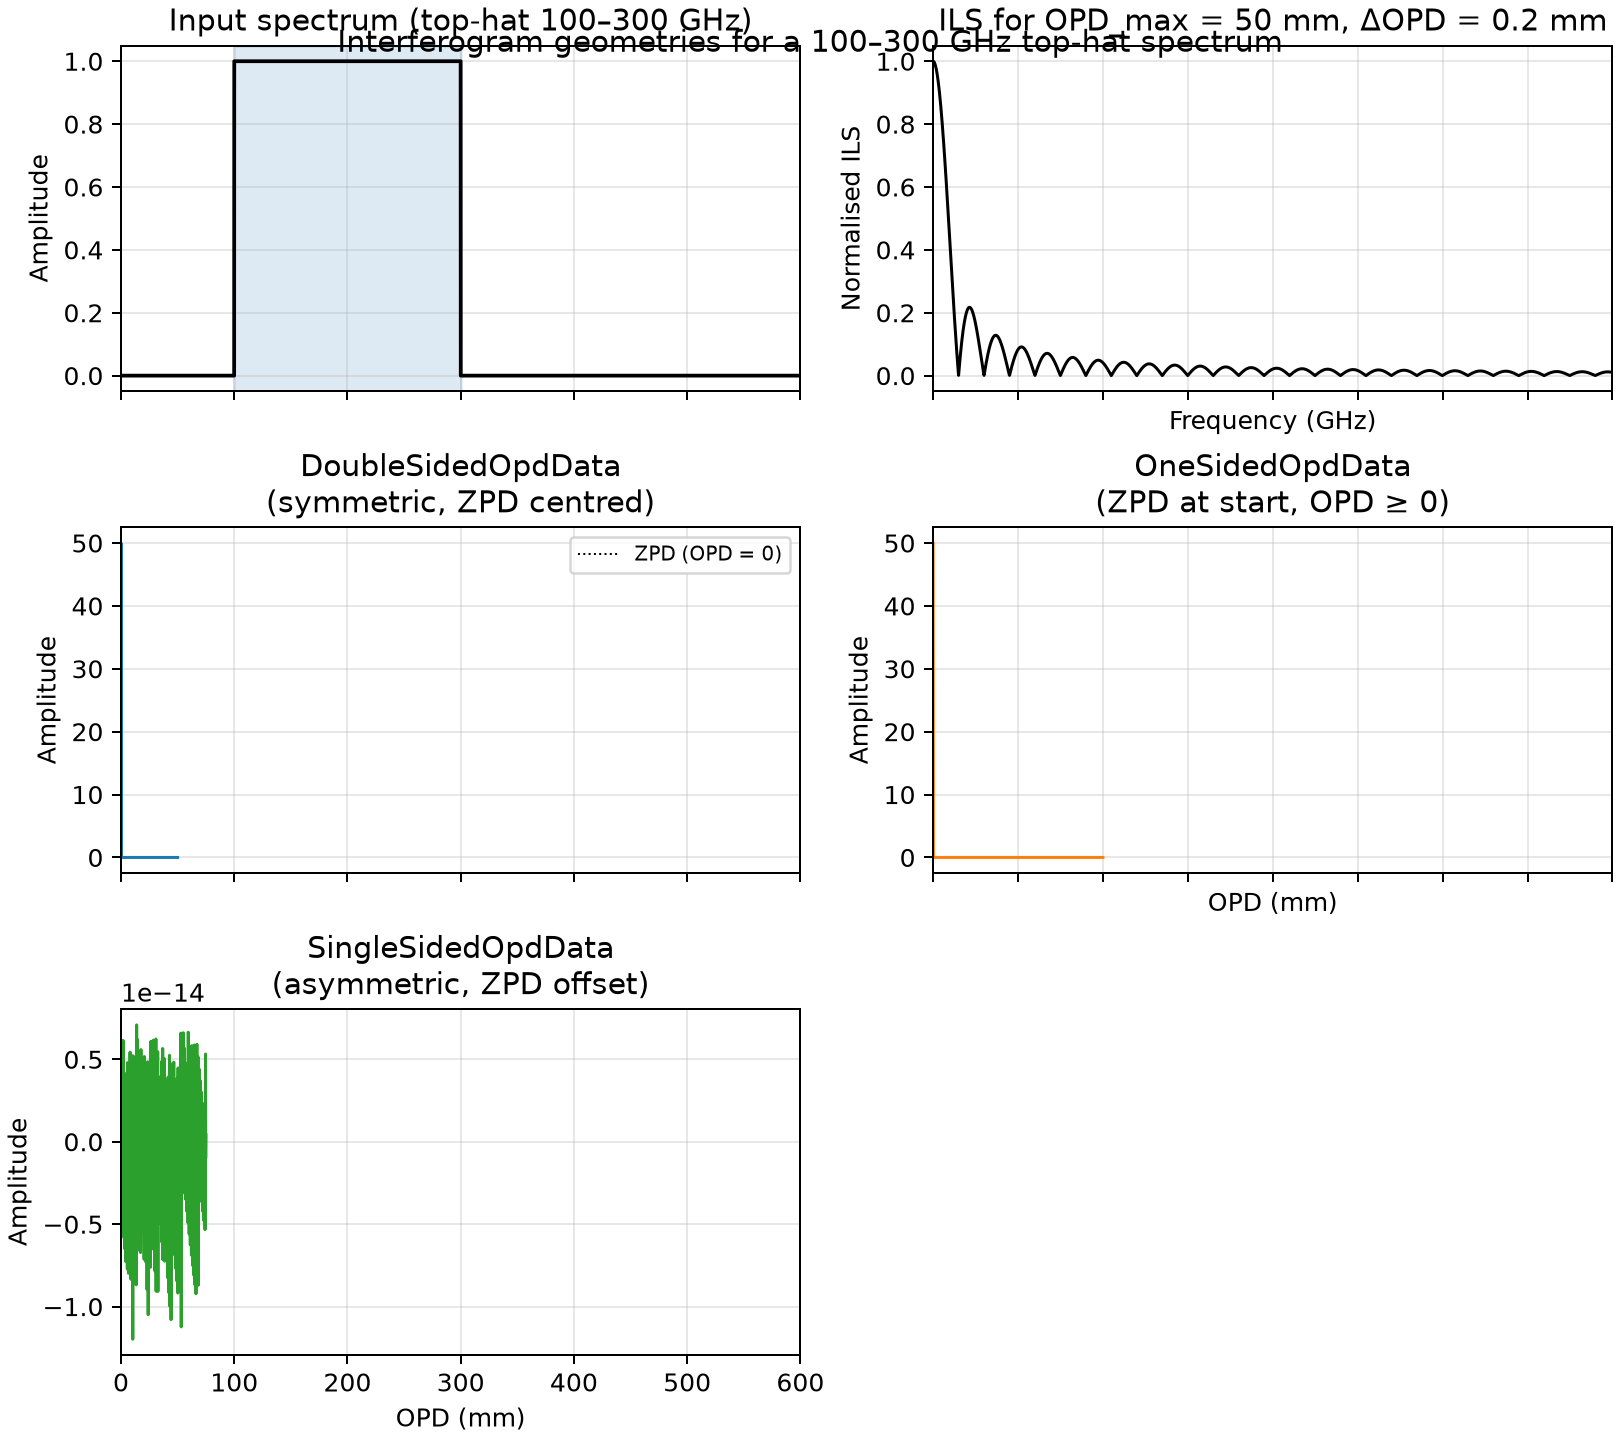

Generate this figure with Python:
"""Illustration of the three OPD geometries for a top-hat spectrum (100–300 GHz)."""

import sys
from pathlib import Path
sys.path.insert(0, str(Path(__file__).parents[3] / "tests"))

import numpy as np
import matplotlib.pyplot as plt
import astropy.units as u
from astropy.wcs import WCS

from ftsdata import (
    SingleSidedOpdData,
    DoubleSidedOpdData,
    OneSidedOpdData,
)
from models import rect_itg


# ─── Analytical interferogram of a top-hat spectrum ──────────────────
# Top-hat between 100 and 300 GHz
nu_min = 100  # GHz
nu_max = 300  # GHz
center_wn = (nu_min + nu_max) / 2  # 200 GHz
sigma_wn = (nu_max - nu_min) / 2    # 100 GHz

# OPD sampling
dopd_mm = 0.2  # mm
opd_max_mm = 50  # mm

# ─── 1) Double-sided: symmetric around ZPD (0) ──────────────────────
opd_ds = np.arange(-opd_max_mm, opd_max_mm + dopd_mm, dopd_mm) * u.mm
itg_ds_data = rect_itg(opd_ds.value, center_wn, sigma_wn)[:, np.newaxis, np.newaxis]
itg_ds = SingleSidedOpdData.from_array(opd_ds, itg_ds_data)

# ─── 2) One-sided: ZPD at the start (OPD ≥ 0) ───────────────────────
opd_os = np.arange(0, 2 * opd_max_mm + dopd_mm, dopd_mm) * u.mm
itg_os_data = rect_itg(opd_os.value, center_wn, sigma_wn)[:, np.newaxis, np.newaxis]
itg_os = SingleSidedOpdData.from_array(opd_os, itg_os_data)

# ─── 3) Single-sided (asymmetric): ZPD at 25 % from the start ───────
opd_ss = (np.arange(len(opd_ds)) - 0.25 * len(opd_ds)) * dopd_mm * u.mm
itg_ss_data = rect_itg(opd_ss.value, center_wn, sigma_wn)[:, np.newaxis, np.newaxis]
itg_ss = SingleSidedOpdData.from_array(opd_ss, itg_ss_data)

# ─── Verify class dispatch ──────────────────────────────────────────
assert isinstance(itg_ds, DoubleSidedOpdData), f"Got {type(itg_ds)}"
assert isinstance(itg_os, OneSidedOpdData), f"Got {type(itg_os)}"
assert isinstance(itg_ss, SingleSidedOpdData), f"Got {type(itg_ss)}"

# ─── Plot ────────────────────────────────────────────────────────────
fig, axes = plt.subplots(3, 2, figsize=(9, 8), sharex="col", constrained_layout=True)

# Colour per geometry
col_ds = "#1f77b4"
col_os = "#ff7f0e"
col_ss = "#2ca02c"

# Frequency axis for the spectrum
freq = np.linspace(0, 600, 6000)

# ── Top-hat spectrum ──
spectrum = np.where((freq >= 100) & (freq <= 300), 1.0, 0.0)
axes[0, 0].plot(freq, spectrum, "k-", lw=1.5)
axes[0, 0].axvspan(100, 300, color="C0", alpha=0.15)
axes[0, 0].set_ylabel("Amplitude")
axes[0, 0].set_title("Input spectrum (top-hat 100–300 GHz)")
axes[0, 0].set_xlim(0, 600)
axes[0, 0].grid(alpha=0.3)

# ── ILS kernel (for the double-sided OPD sampling) ──
# sinc(x) = sin(pi*x)/(pi*x), first zero at x=1 → Δν = c/(2*OPD_max)
# For OPD_max = 50 mm, Δν ≈ 3 GHz
ils = np.abs(np.sinc(freq * dopd_mm * 2 * opd_max_mm / 299.792458))  # approx
axes[0, 1].plot(freq, ils / np.max(ils), "k-", lw=1.2)
axes[0, 1].set_xlabel("Frequency (GHz)")
axes[0, 1].set_ylabel("Normalised ILS")
axes[0, 1].set_title(f"ILS for OPD_max = {opd_max_mm} mm, ΔOPD = {dopd_mm} mm")
axes[0, 1].set_xlim(0, 400)
axes[0, 1].grid(alpha=0.3)

# ── Interferograms ──
for ax, itg, label, color in [
    (axes[1, 0], itg_ds, "DoubleSidedOpdData\n(symmetric, ZPD centred)", col_ds),
    (axes[1, 1], itg_os, "OneSidedOpdData\n(ZPD at start, OPD ≥ 0)", col_os),
    (axes[2, 0], itg_ss, "SingleSidedOpdData\n(asymmetric, ZPD offset)", col_ss),
]:
    opd = itg.opd_axis.to_value(u.mm)
    data = itg.data[:, 0, 0]  # (M,) from (M, 1, 1)
    ax.plot(opd, data, color=color, lw=1.2)
    ax.axvline(0, color="k", ls=":", lw=0.8, label="ZPD (OPD = 0)")
    ax.set_ylabel("Amplitude")
    ax.set_title(label)
    ax.grid(alpha=0.3)
    if ax is axes[1, 0]:
        ax.legend(fontsize=8)

# Hide empty axis
axes[2, 1].axis("off")

# Shared x-label
axes[2, 0].set_xlabel("OPD (mm)")
axes[1, 1].set_xlabel("OPD (mm)")

fig.suptitle("Interferogram geometries for a 100–300 GHz top-hat spectrum", y=0.98)
fig.savefig(__file__.replace(".py", ".png"), dpi=180)
print(f"Saved to {__file__.replace('.py', '.png')}")
